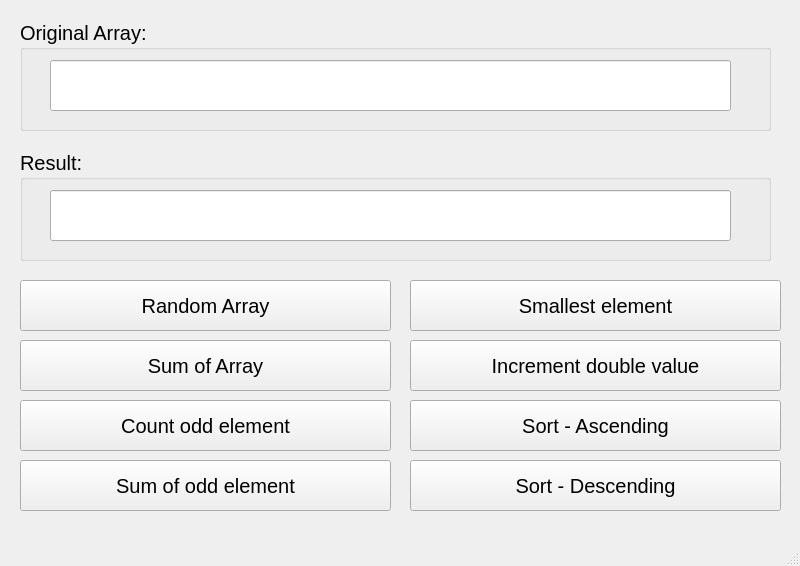
<?xml version="1.0" encoding="UTF-8"?>
<ui version="4.0">
 <class>MainWindow</class>
 <widget class="QMainWindow" name="MainWindow">
  <property name="geometry">
   <rect>
    <x>0</x>
    <y>0</y>
    <width>800</width>
    <height>566</height>
   </rect>
  </property>
  <property name="windowTitle">
   <string>MainWindow</string>
  </property>
  <widget class="QWidget" name="centralwidget">
   <widget class="QGroupBox" name="groupBox">
    <property name="geometry">
     <rect>
      <x>20</x>
      <y>20</y>
      <width>751</width>
      <height>111</height>
     </rect>
    </property>
    <property name="font">
     <font>
      <pointsize>15</pointsize>
     </font>
    </property>
    <property name="title">
     <string>Original Array:</string>
    </property>
    <widget class="QLineEdit" name="lineEditOriginal">
     <property name="geometry">
      <rect>
       <x>30</x>
       <y>40</y>
       <width>681</width>
       <height>51</height>
      </rect>
     </property>
    </widget>
   </widget>
   <widget class="QGroupBox" name="groupBox_2">
    <property name="geometry">
     <rect>
      <x>20</x>
      <y>150</y>
      <width>751</width>
      <height>111</height>
     </rect>
    </property>
    <property name="font">
     <font>
      <pointsize>15</pointsize>
     </font>
    </property>
    <property name="title">
     <string>Result:</string>
    </property>
    <widget class="QLineEdit" name="lineEditResult">
     <property name="geometry">
      <rect>
       <x>30</x>
       <y>40</y>
       <width>681</width>
       <height>51</height>
      </rect>
     </property>
    </widget>
   </widget>
   <widget class="QPushButton" name="pushButtonRandom">
    <property name="geometry">
     <rect>
      <x>20</x>
      <y>280</y>
      <width>371</width>
      <height>51</height>
     </rect>
    </property>
    <property name="font">
     <font>
      <pointsize>15</pointsize>
     </font>
    </property>
    <property name="text">
     <string>Random Array</string>
    </property>
   </widget>
   <widget class="QPushButton" name="pushButtonSmallest">
    <property name="geometry">
     <rect>
      <x>410</x>
      <y>280</y>
      <width>371</width>
      <height>51</height>
     </rect>
    </property>
    <property name="font">
     <font>
      <pointsize>15</pointsize>
     </font>
    </property>
    <property name="text">
     <string>Smallest element</string>
    </property>
   </widget>
   <widget class="QPushButton" name="pushButtonSumArray">
    <property name="geometry">
     <rect>
      <x>20</x>
      <y>340</y>
      <width>371</width>
      <height>51</height>
     </rect>
    </property>
    <property name="font">
     <font>
      <pointsize>15</pointsize>
     </font>
    </property>
    <property name="text">
     <string>Sum of Array</string>
    </property>
   </widget>
   <widget class="QPushButton" name="pushButtonCountOdd">
    <property name="geometry">
     <rect>
      <x>20</x>
      <y>400</y>
      <width>371</width>
      <height>51</height>
     </rect>
    </property>
    <property name="font">
     <font>
      <pointsize>15</pointsize>
     </font>
    </property>
    <property name="text">
     <string>Count odd element</string>
    </property>
   </widget>
   <widget class="QPushButton" name="pushButtonSumOdd">
    <property name="geometry">
     <rect>
      <x>20</x>
      <y>460</y>
      <width>371</width>
      <height>51</height>
     </rect>
    </property>
    <property name="font">
     <font>
      <pointsize>15</pointsize>
     </font>
    </property>
    <property name="text">
     <string>Sum of odd element</string>
    </property>
   </widget>
   <widget class="QPushButton" name="pushButton_6">
    <property name="geometry">
     <rect>
      <x>410</x>
      <y>340</y>
      <width>371</width>
      <height>51</height>
     </rect>
    </property>
    <property name="font">
     <font>
      <pointsize>15</pointsize>
     </font>
    </property>
    <property name="text">
     <string>Increment double value</string>
    </property>
   </widget>
   <widget class="QPushButton" name="pushButtonAsc">
    <property name="geometry">
     <rect>
      <x>410</x>
      <y>400</y>
      <width>371</width>
      <height>51</height>
     </rect>
    </property>
    <property name="font">
     <font>
      <pointsize>15</pointsize>
     </font>
    </property>
    <property name="text">
     <string>Sort - Ascending</string>
    </property>
   </widget>
   <widget class="QPushButton" name="pushButtonDesc">
    <property name="geometry">
     <rect>
      <x>410</x>
      <y>460</y>
      <width>371</width>
      <height>51</height>
     </rect>
    </property>
    <property name="font">
     <font>
      <pointsize>15</pointsize>
     </font>
    </property>
    <property name="text">
     <string>Sort - Descending</string>
    </property>
   </widget>
  </widget>
  <widget class="QMenuBar" name="menubar">
   <property name="geometry">
    <rect>
     <x>0</x>
     <y>0</y>
     <width>800</width>
     <height>26</height>
    </rect>
   </property>
  </widget>
  <widget class="QStatusBar" name="statusbar"/>
 </widget>
 <resources/>
 <connections/>
</ui>
